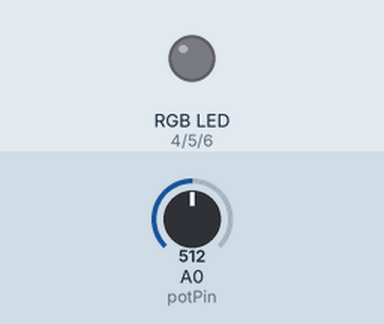
The sketch below on a simulated Arduino Uno, built with avr-gcc and run on an emulated ATmega328P. On the bench: an RGB LED mixed from three pins (HIGH = lit). The inputs (shaded band) are chosen by the test bench; at power-on: A0 (potPin) = 512. Dim RGB values are drawn brighter than linear.

Above: at 1.2 s.
1.3 s: A0 (potPin) set to 122
At 4.18 s:
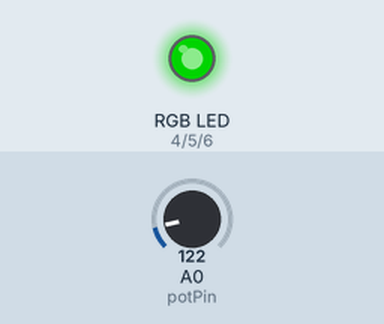
4.3 s: A0 (potPin) set to 0
At 5.26 s:
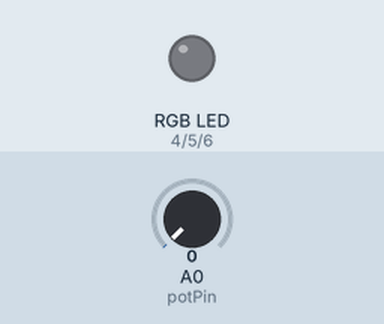
7.3 s: A0 (potPin) set to 716
At 8.1 s:
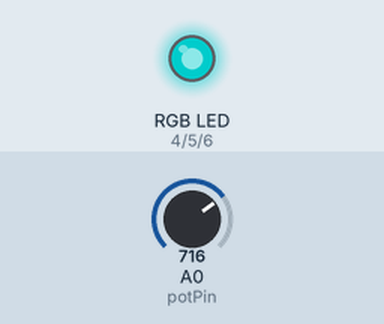
10.3 s: A0 (potPin) set to 1023
At 33.31 s:
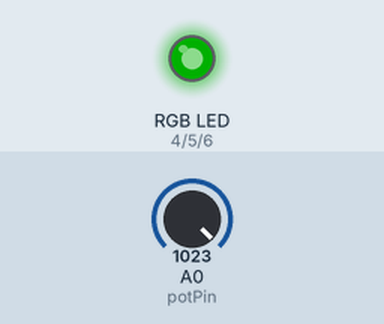
Timing chart, 0 to 39.4 s (numbered marks = the images above; inputs shaded):
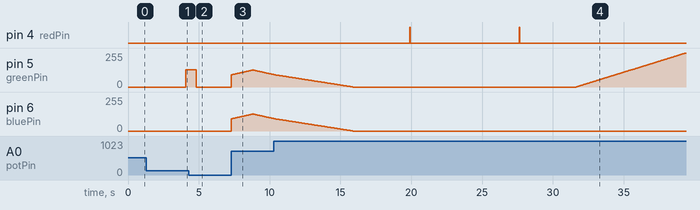

Measured:
- after the input at 1.3 s, pin 4 (redPin): stays LOW (without the input it goes to HIGH after 0.78 s); pin 5 (greenPin): 0/255 → 128/255 after 2.8 s
- after the input at 4.3 s, pin 6 (bluePin): stays 0/255 (without the input it goes to 128/255 after 2.3 s)
- after the input at 7.3 s, pin 5 (greenPin): rises from 0/255 to 128/255 in 1.5 s, then falls to 93/255 in 1.5 s
- after the input at 10.3 s, pin 4 (redPin): alternates HIGH for 0.03 s and LOW for 7.7 s, starting after 9.6 s

The sketch:

breathlight.ino
```cpp
// 定義 PWM 控制引腳
const int redPin = 4;
const int greenPin = 5;
const int bluePin = 6;

// 定義可變電阻輸入引腳
const int potPin = A0;

void setColor(int redValue, int greenValue, int blueValue) {
  analogWrite(redPin, redValue);
  analogWrite(greenPin, greenValue);
  analogWrite(bluePin, blueValue);
}

void setup() {
  pinMode(redPin, OUTPUT);
  pinMode(greenPin, OUTPUT);
  pinMode(bluePin, OUTPUT);
  // A0 預設即為輸入模式，不需特別設定 pinMode
}

void loop() {
  breathColor(255, 0, 0);     // 紅色
  breathColor(0, 255, 0);     // 綠色
  breathColor(0, 0, 255);     // 藍色
  breathColor(128, 0, 128);   // 紫色
  breathColor(0, 128, 128);   // 青色
}

void breathColor(int maxR, int maxG, int maxB) {
  // 漸亮過程
  for (int i = 0; i <= 255; i++) {
    // 讀取可變電阻數值 (0 ~ 1023)
    int potValue = analogRead(potPin);

    // 將 0~1023 映射為延遲時間 2ms ~ 30ms (可依需求自行調整最小值與最大值)
    int speedDelay = map(potValue, 0, 1023, 2, 30);

    int r = (maxR * i) / 255;
    int g = (maxG * i) / 255;
    int b = (maxB * i) / 255;
    setColor(r, g, b);

    delay(speedDelay); // 動態延遲時間
  }

  // 漸暗過程
  for (int i = 255; i >= 0; i--) {
    int potValue = analogRead(potPin);
    int speedDelay = map(potValue, 0, 1023, 1, 30);

    int r = (maxR * i) / 255;
    int g = (maxG * i) / 255;
    int b = (maxB * i) / 255;
    setColor(r, g, b);

    delay(speedDelay);
  }

  delay(100);
}
```
